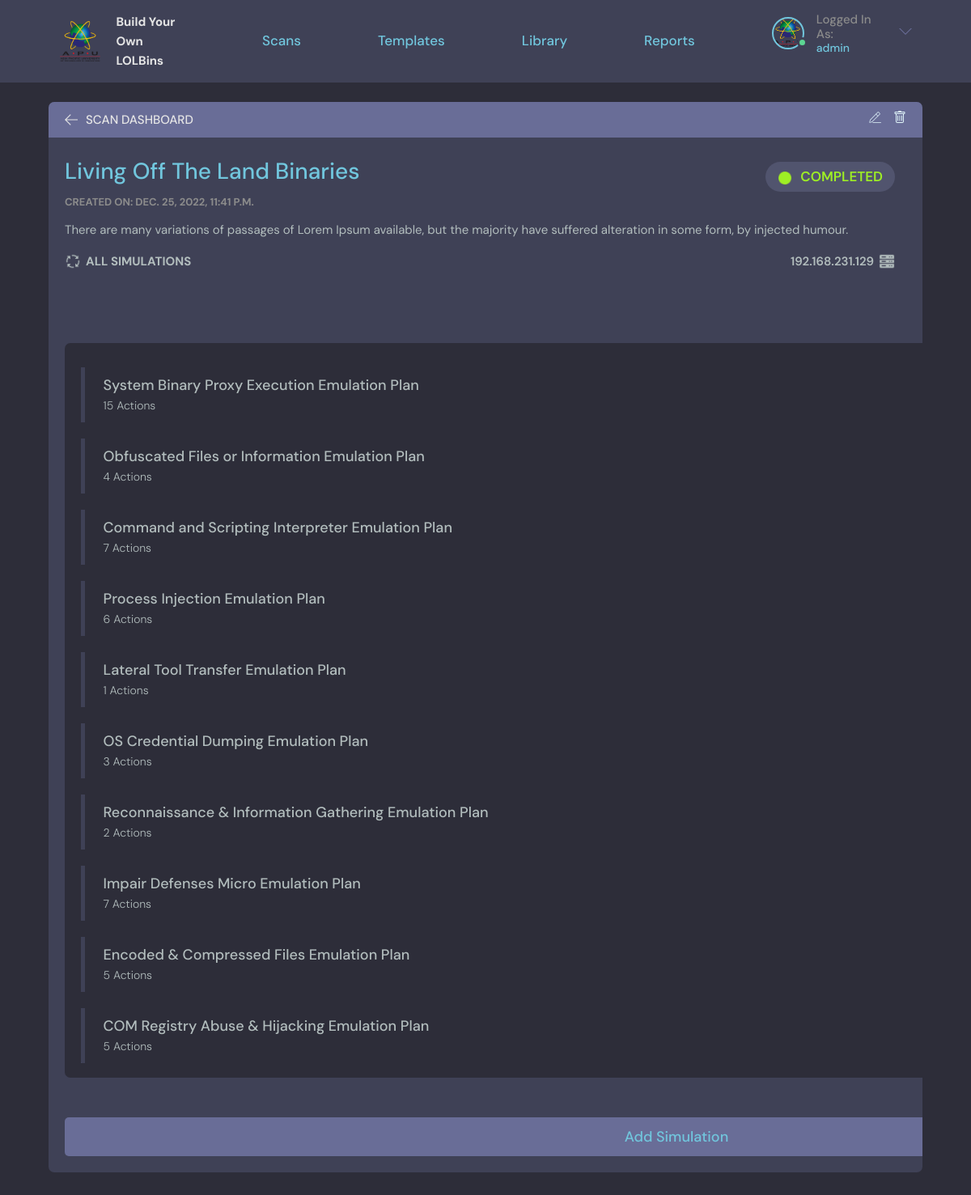
Page /scan/38/ (signed in) on the committed database.
### base/models.py (models this page shows, shortened)
class Scan(models.Model):
    user = models.ForeignKey(User, on_delete=SET_NULL, null=True, verbose_name = u'Owner')
    name = models.CharField(max_length=200, default="New Scan")
    description = models.TextField(null=True, blank=True)
    updated = models.DateTimeField(auto_now=True)
    created = models.DateTimeField(auto_now_add=True)
    STATUS_CHOICES = (
    ("STOPPED", "STOPPED"),
    ("COMPLETED", "COMPLETED"),
    ("RUNNING", "RUNNING"),
    ("ERROR", "ERROR"))
    status = models.CharField(max_length=15, choices=STATUS_CHOICES, default='STOPPED')
    ip = models.CharField("IP Address", max_length=15, default="127.0.0.1")
    username = models.CharField("Machine Username", max_length=30, default="admin")
    password = models.CharField("Machine Password", max_length=50, default="admin")
    task = models.TextField(null=True, blank=True)
    class Meta:
        ordering = ['-updated', '-created']
        verbose_name = 'Scan'

class Simulation(models.Model):
    name = models.CharField(max_length=200, default="New Simulation")
    UserVariant = models.ManyToManyField(UserVariant, blank=True)
    Scan = models.ForeignKey(Scan, on_delete=CASCADE, null=True, blank=True)
    Template = models.ForeignKey(Template, on_delete=CASCADE, null=True, blank=True)
    class Meta:
        verbose_name = 'Simulation'

### base/views.py (the view, shortened to what this page needs)
# urls.py: path('scan/<str:pk>/', views.scan, name="scan"),
@login_required(login_url='login')
def scan(request, pk):
    currentScan = Scan.objects.get(id=pk)
    simulations = currentScan.simulation_set.all()
    variants = Variant.objects.all()
    variant_count = variants.count()
    if request.user != currentScan.user and request.user.is_superuser != 1:
        return redirect('forbidden')
    context = {'scan': currentScan, 'simulations': simulations, 'variants': variants, 'variant_count': variant_count}
    return render(request, 'base/scan.html', context)

### base/templates/base/scan.html (shortened to what this page needs)
{% extends 'main.html' %}
{% block content %}
{% load static %}
<main class="profile-page layout layout">
  <div class="container">
    <div class="room">
      <div class="room__top">
        <div class="room__topLeft">
          <a href="{% url 'home' %}">
            <svg version="1.1" xmlns="http://www.w3.org/2000/svg" width="32" height="32" viewBox="0 0 32 32">
              <title>arrow-left</title>
              <path
                d="M13.723 2.286l-13.723 13.714 13.719 13.714 1.616-1.611-10.96-10.96h27.625v-2.286h-27.625l10.965-10.965-1.616-1.607z"
              ></path>
            </svg>
          </a>
          <h3>Scan Dashboard</h3>
        </div>
        {% if scan.status != "RUNNING" %}
          <div class="room__topRight">
            <a href="{% url 'update-scan' scan.id %}">
            </a>
            <a href="{% url 'delete-scan' scan.id %}">
            </a>
          </div>
        {% endif %}
      </div>
      <div class="room__box scroll">
        <div class="room__header scroll">
          <div class="room__info">
            <h3>{{scan.name}}</h3>
            {% if scan.status == 'RUNNING' %}
              <span onclick="window.location.href=`{% url 'change-state' scan.id %}`;" style="color: #FCC419;">
                <img src="{% static 'images/status_running.png' %}" style="margin-right: 0.6rem;"/>
                {{scan.status}}
              </span>
            {% elif scan.status == 'COMPLETED' %}
              <span onclick="window.location.href=`{% url 'change-state' scan.id %}`;" style="color: #9EEE25;">
                <img src="{% static 'images/status_completed.png' %}" style="margin-right: 0.6rem;"/>
                {{scan.status}}
              </span>
            {% else %}
              <span onclick="window.location.href=`{% url 'change-state' scan.id %}`;" style="color: #F78F8F;">
                <img src="{% static 'images/status_stopped.png' %}" style="margin-right: 0.6rem;"/>
                {{scan.status}}
              </span>
            {% endif %}
          </div>
          <div class="room__hosted">
            <p>Created on: {{scan.created}}</p>
          </div>
          <div class="room__details">
            {{scan.description}}
          </div>
          <div class="room__footer">
            <span>
              <img src="{% static 'images/simulation.png' %}" style="margin-right: 0.6rem; margin-top: 0.2rem;"/>
              <h3>ALL SIMULATIONS</h3>
            </span>
            <span>
              {{scan.ip}}
              <img src="{% static 'images/workstation.png' %}" style="margin-left: 0.6rem; margin-top: 0.2rem;"/>
            </span>
          </div>
        </div>
        <div class="room__conversation">
          <div class="threads scroll">
            <div class="accordion accordion-flush" id="accordionFlushExample">
              {% for simulation in simulations %}
                <div class="accordion-item">
                  <h2 class="accordion-header" id="flush-heading{{simulation.id}}">
                    <button class="accordion-button collapsed" type="button" data-bs-toggle="collapse" data-bs-target="#flush-collapse{{simulation.id}}" aria-expanded="false" aria-controls="flush-collapse{{simulation.id}}">
                        <div class="accordion-firstrow">
                          <h4>{{simulation.name}}</h4>
                        </div>
                        <span>{{ simulation.UserVariant.all|length }} Actions</span>
                    </button>
                  </h2>
                </div>
              {% endfor %}
            </div>
            <br>
          </div>
        </div>
      </div>
      {% if scan.status != "RUNNING" %}
        <div class="room__message">
          <div class="roomListRoom__add">
            <form method="POST" action="">
              <input type="submit" class="btnLogo" value="Add Simulation">
            </form>
          </div>
        </div>
      {% endif %}
    </div>
  </div>
</main>
{% endblock content %}

### templates/navigationBar.html (shortened to what this page needs)
{% load static %}
<header class="header header--loggedIn">
  <div class="container">
    <a href="{% url 'home' %}" class="header__logo">
      <img src="{% static 'images/APU.png' %}" style="width:50px;height:50px;"/>
      <h1>
        Build Your<br>
        Own LOLBins
      </h1>
    </a>
    <a href="{% url 'home' %}" class="header__text">
      <h2>Scans</h2>
    </a>
    <a href="{% url 'template' %}" class="header__text">
      <h2>Templates</h2>
    </a>
    <a href="{% url 'library' %}" class="header__text">
      <h2>Library</h2>
    </a>
    <a href="{% url 'report' %}" class="header__text">
      <h2>Reports</h2>
    </a>
    <nav class="header__menu">
      {% if request.user.is_authenticated %}
          <div class="header__user">
            <a href="{% url 'user-profile' request.user.id%}">
                <div class="avatar avatar--medium active">
                <img src="{% static 'images/APU.png' %}" />
                </div>
                <p>Logged In As:<span>{{request.user}}</span></p>
            </a>
            <button class="dropdown-button">
                <svg version="1.1" xmlns="http://www.w3.org/2000/svg" width="32" height="32" viewBox="0 0 32 32">
                <title>chevron-down</title>
                <path d="M16 21l-13-13h-3l16 16 16-16h-3l-13 13z"></path>
                </svg>
            </button>
          </div>
      {% else %}
          <a href="{% url 'login' %}">
              <img src="{% static 'images/avatar.svg' %}" />
              <p>Login</p>
          </a>
      {% endif %}
    </nav>
  </div>
</header>

### rows in the picture
Scan: name "Living Off The Land Binaries", status "COMPLETED", created "DEC. 25, 2022, 11:41 P.M.", description "There are many variations of passages of Lorem Ipsum available, but the majority have suffered alteration in some form, by injected humour.", ip "192.168.231.129"
Simulation: name "System Binary Proxy Execution Emulation Plan", UserVariant.all|length "15"
Simulation: name "Obfuscated Files or Information Emulation Plan", UserVariant.all|length "4"
Simulation: name "Command and Scripting Interpreter Emulation Plan", UserVariant.all|length "7"
Simulation: name "Process Injection Emulation Plan", UserVariant.all|length "6"

### other values in the picture
{{ request.user }} "admin"
